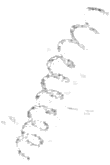
#> input picture 2019_thresholding_of_particles/particles/003-0129-particle_30.png, 110 x 165 px; its folder holds only this picture in this run
$ jupyter execute --allow-errors Thresholding_algorithms.ipynb
#> lines starting #> are read from the running program, lines starting #| are printed output that depends on the picture; after the words box and inside, x2 and y2 are one past the last pixel; in counts of white or black regions, pixels touching at a corner belong together
#> further down, image is the input picture: shape (165, 110); min 108, max 255, mean 250.9
#> `otsu_thresh = threshold_otsu(image)`: otsu_thresh = 229
#> `binary = np.multiply(np.invert(image > otsu_thresh),255.0).astype(int)`:
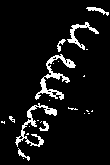
#> binary: shape (165, 110) int64; 7.5% white; 24 white regions (16 under 20 px)
#> `props = measure.regionprops(binary)`: props = 1 regions; box (x1, y1, x2, y2) and area: (1, 7, 109, 161) 1361
#> `otsu_area = props[0]['Area']`: otsu_area = 1361
#> `otsu_carea = props[0]['ConvexArea']`: otsu_carea = 8227
[cell 1]
from skimage.filters import threshold_otsu, threshold_isodata, threshold_li, threshold_mean,threshold_minimum, threshold_triangle, threshold_yen
from skimage.feature import canny
from skimage.filters import prewitt, roberts, scharr, sobel
from skimage.morphology import label, convex_hull_image
from skimage import measure
import pandas as pd
import os
import imageio as io
import numpy as np
import scipy
import math

[cell 2]
df = pd.DataFrame(columns=['vignette_name', 'cast',
                            'otsu_area', 'otsu_length', 'otsu_hull', 'otsu_threshold',
                            'isodata_area', 'isodata_length','isodata_hull','isodata_threshold',
                            'li_area', 'li_length','li_hull','li_threshold',
                            'mean_area','mean_length','mean_hull','mean_threshold',
                            'minimum_area','minimum_length','minimum_hull','minimum_threshold',
                            'triangle_area','triangle_length','triangle_hull','triangle_threshold',
                            'yen_area','yen_length','yen_hull','yen_threshold',
                            'canny_area','canny_length','canny_hull',
                            'sobel_area','sobel_length','sobel_hull',
                            'scharr_area','scharr_length','scharr_hull',
                            'roberts_area','roberts_length','roberts_hull'
                          ])

[cell 3]
imgdir = 'particles'
files = os.listdir(imgdir)
print(files)

[cell 4]
def feret_diameter(x):
    # x: the binary image
    identity_convex_hull = convex_hull_image(x)
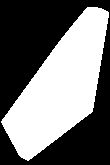
#> identity_convex_hull: shape (165, 110) bool; 45.3% white; 1 white region, box (x1, y1, x2, y2) and area: (1, 7, 109, 161) 8227
    coordinates = np.vstack(measure.find_contours(identity_convex_hull, 0.5,
                                              fully_connected = 'high'))
#> coordinates = 525 pairs, first value 6.5 to 160.5, second value 0.5 to 108.5
#> `otsu_rlength = round(feret_diameter(binary),1)`: otsu_rlength = 170.3
#> `iso_thresh = threshold_isodata(image)`: iso_thresh = 229
#> `iso_area = props[0]['Area']`: iso_area = 1361
#> `iso_carea = props[0]['ConvexArea']`: iso_carea = 8227
#> `iso_rlength = round(feret_diameter(binary),1)`: iso_rlength = 170.3
#> `li_thresh = threshold_li(image)`: li_thresh = 225.7
#> `binary = np.multiply(np.invert(image > li_thresh),255.0).astype(int)`:
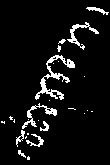
#> binary: shape (165, 110) int64; 6.6% white in thin lines or dots
#> `props = measure.regionprops(binary)`: props = 1 regions; box (x1, y1, x2, y2) and area: (1, 7, 109, 160) 1196
#> `li_area = props[0]['Area']`: li_area = 1196
#> `li_carea = props[0]['ConvexArea']`: li_carea = 8183
    distances = scipy.spatial.distance.pdist(coordinates, 'sqeuclidean')
    return math.sqrt(np.max(distances))

#> (a cell that did not finish here is left out)

#> in feret_diameter (call 3), `identity_convex_hull = convex_hull_image(x)`:
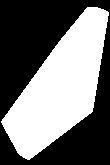
#> identity_convex_hull: shape (165, 110) bool; 45.1% white; 1 white region, box (x1, y1, x2, y2) and area: (1, 7, 109, 160) 8183
#> in feret_diameter (call 3), `coordinates = np.vstack(measure.find_contours(identity_convex_hull, 0...`: coordinates = 523 pairs, first value 6.5 to 159.5, second value 0.5 to 108.5
#> `li_rlength = round(feret_diameter(binary),1)`: li_rlength = 169.3
#> `mean_thresh = threshold_mean(image)`: mean_thresh = 250.9
#> `binary = np.multiply(np.invert(image > mean_thresh),255.0).astype(int)`:
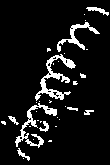
#> binary: shape (165, 110) int64; 8.9% white; 33 white regions (23 under 20 px)
#> `props = measure.regionprops(binary)`: props = 1 regions; box (x1, y1, x2, y2) and area: (1, 7, 109, 161) 1618
#> `mean_area = props[0]['Area']`: mean_area = 1618
#> `mean_carea = props[0]['ConvexArea']`: mean_carea = 8675
    except:
        li_thresh = None
        li_area = None
        li_carea = None
        li_rlength = None


    #### Mean ####
    mean_thresh = threshold_mean(image)
    binary = np.multiply(np.invert(image > mean_thresh),255.0).astype(int)
    props = measure.regionprops(binary)
    mean_area = props[0]['Area'] # area
    mean_carea = props[0]['ConvexArea'] # hull
    mean_rlength = round(feret_diameter(binary),1) # length
#> in feret_diameter (call 4), `identity_convex_hull = convex_hull_image(x)`:
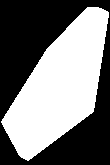
#> identity_convex_hull: shape (165, 110) bool; 47.8% white; 1 white region, box (x1, y1, x2, y2) and area: (1, 7, 109, 161) 8675
#> in feret_diameter (call 4), `coordinates = np.vstack(measure.find_contours(identity_convex_hull, 0...`: coordinates = 525 pairs, first value 6.5 to 160.5, second value 0.5 to 108.5
#> `mean_rlength = round(feret_diameter(binary),1)`: mean_rlength = 170.3
#> `minimum_thresh = threshold_minimum(image)`: minimum_thresh = 112
#> `binary = np.multiply(np.invert(image > minimum_thresh),255.0).astype(i..`:
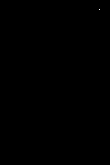
#> binary: shape (165, 110) int64; 0.01% white in thin lines or dots, all inside (x1, y1, x2, y2) = (99, 9, 100, 10)
#> `props = measure.regionprops(binary)`: props = 1 regions; box (x1, y1, x2, y2) and area: (99, 9, 100, 10) 1
#> `minimum_area = props[0]['Area']`: minimum_area = 1

    #### Minimum ####
    try:
        minimum_thresh = threshold_minimum(image)
        binary = np.multiply(np.invert(image > minimum_thresh),255.0).astype(int)
        props = measure.regionprops(binary)
        minimum_area = props[0]['Area'] # area
        minimum_carea = props[0]['ConvexArea'] # hull
        minimum_rlength = round(feret_diameter(binary),1) # length
#> `triangle_thresh = threshold_triangle(image)`: triangle_thresh = 254
#> `props = measure.regionprops(binary)`: props = 1 regions; box (x1, y1, x2, y2) and area: (1, 7, 109, 161) 1618
#> `triangle_area = props[0]['Area']`: triangle_area = 1618
#> `triangle_carea = props[0]['ConvexArea']`: triangle_carea = 8675
    except:
        minimum_thresh = None
        minimum_area = None
        minimum_carea = None
        minimum_rlength = None

    #### Triangle ####
    triangle_thresh = threshold_triangle(image)
    binary = np.multiply(np.invert(image > triangle_thresh),255.0).astype(int)
    props = measure.regionprops(binary)
    triangle_area = props[0]['Area'] # area
    triangle_carea = props[0]['ConvexArea'] # hull
    triangle_rlength = round(feret_diameter(binary),1) # length
#> `triangle_rlength = round(feret_diameter(binary),1)`: triangle_rlength = 170.3
#> `yen_thresh = threshold_yen(image)`: yen_thresh = 243
#> `yen_area = props[0]['Area']`: yen_area = 1618
#> `yen_carea = props[0]['ConvexArea']`: yen_carea = 8675
#> `yen_rlength = round(feret_diameter(binary),1)`: yen_rlength = 170.3
#> `edges           = canny(image/255.0,sigma=1.0)`:
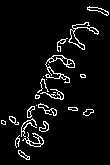
#> edges: shape (165, 110) bool; 5.6% white in thin lines or dots
#> `edges           = sobel(image/255.0)`:
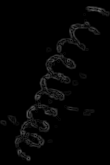
#> edges: shape (165, 110) float64; min 0, max 0.353, mean 0.0172
#> `edges           = roberts(image/255.0)`:
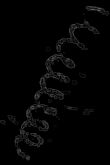
#> edges: shape (165, 110) float64; min 0, max 0.397, mean 0.0153

    #### Yen ####
    yen_thresh = threshold_yen(image)
    binary = np.multiply(np.invert(image > yen_thresh),255.0).astype(int)
    props = measure.regionprops(binary)
    yen_area = props[0]['Area'] # area
    yen_carea = props[0]['ConvexArea'] # hull
    yen_rlength = round(feret_diameter(binary),1) # length

    #### Canny ####
    edges           = canny(image/255.0,sigma=1.0)
    try:
        mask            = np.multiply(ndimage.binary_fill_holes(edges),255.0).astype(int)
        props = measure.regionprops(mask)
        canny_area = props[0]['Area'] # area
        canny_carea = props[0]['ConvexArea'] # hull
        canny_rlength = round(feret_diameter(mask),1) # length
    except:
        canny_area = None
        canny_carea = None
        canny_rlength = None

    #### Sobel ####
    edges           = sobel(image/255.0)
    try:
        mask            = np.multiply(ndimage.binary_fill_holes(edges),255.0).astype(int)
        props = measure.regionprops(mask)
        sobel_area = props[0]['Area'] # area
        sobel_carea = props[0]['ConvexArea'] # hull
        sobel_rlength = round(feret_diameter(mask),1) # length
    except:
        sobel_area = None
        sobel_carea = None
        sobel_rlength = None

    #### Scharr ####
    edges           = scharr(image/255.0)
    try:
        mask            = np.multiply(ndimage.binary_fill_holes(edges),255.0).astype(int)
        props = measure.regionprops(mask)
        scharr_area = props[0]['Area'] # area
        scharr_carea = props[0]['ConvexArea'] # hull
        scharr_rlength = round(feret_diameter(mask),1) # length
    except:
        scharr_area = None
        scharr_carea = None
        scharr_rlength = None

    #### Roberts ####
    edges           = roberts(image/255.0)
    try:
        mask            = np.multiply(ndimage.binary_fill_holes(edges),255.0).astype(int)
        props = measure.regionprops(mask)
        roberts_area = props[0]['Area'] # area
        roberts_carea = props[0]['ConvexArea'] # hull
        roberts_rlength = round(feret_diameter(mask),1) # length
    except:
        roberts_area = None
        roberts_carea = None
        roberts_rlength = None

    df.loc[len(df)] = [vignette, cast,
                        otsu_area, otsu_rlength, otsu_carea, otsu_thresh,
                        iso_area, iso_rlength, iso_carea, iso_thresh,
                        li_area, li_rlength, li_carea, li_thresh,
                        mean_area, mean_rlength, mean_carea, mean_thresh,
                        minimum_area, minimum_rlength, minimum_carea, minimum_thresh,
                        triangle_area, triangle_rlength, triangle_carea, triangle_thresh,
                        yen_area, yen_rlength, yen_carea, yen_thresh,
                        canny_area, canny_rlength, canny_carea,
                        sobel_area, sobel_rlength, sobel_carea,
                        scharr_area, scharr_rlength, scharr_carea,
                        roberts_area, roberts_rlength, roberts_carea
                        ]

$ run again, on 2019_thresholding_of_particles/particles/003-0130-particle_28.png
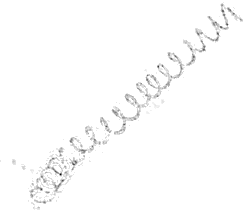
#> input picture 2019_thresholding_of_particles/particles/003-0130-particle_28.png, 245 x 213 px
#> image is the input picture: shape (213, 245); min 0, max 255, mean 252.1
#> otsu_thresh = 224
#> `binary = np.multiply(np.invert(image > otsu_thresh),255.0).astype(int)`:
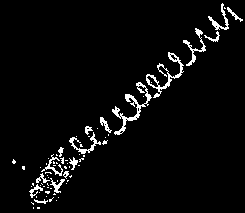
#> binary: shape (213, 245) int64; 4.1% white in thin lines or dots
#> `props = measure.regionprops(binary)`: props = 1 regions; box (x1, y1, x2, y2) and area: (12, 3, 243, 209) 2121
#> otsu_area = 2121
#> otsu_carea = 12006
#> identity_convex_hull: shape (213, 245) bool; 23% white; 1 white region, box (x1, y1, x2, y2) and area: (12, 3, 243, 209) 12006
#> coordinates = 875 pairs, first value 2.5 to 208.5, second value 11.5 to 242.5
#> otsu_rlength = 282.5
#> iso_thresh = 223
#> `props = measure.regionprops(binary)`: props = 1 regions; box (x1, y1, x2, y2) and area: (12, 3, 243, 209) 2027
#> iso_area = 2027
#> iso_carea = 11877
#> identity_convex_hull: shape (213, 245) bool; 22.8% white; 1 white region, box (x1, y1, x2, y2) and area: (12, 3, 243, 209) 11877
#> iso_rlength = 281.9
#> li_thresh = 221.6
#> `props = measure.regionprops(binary)`: props = 1 regions; box (x1, y1, x2, y2) and area: (12, 3, 243, 209) 1935
#> li_area = 1935
#> li_carea = 11770
#> identity_convex_hull: shape (213, 245) bool; 22.6% white; 1 white region, box (x1, y1, x2, y2) and area: (12, 3, 243, 209) 11770
#> li_rlength = 281.9
#> mean_thresh = 252.1
#> `props = measure.regionprops(binary)`: props = 1 regions; box (x1, y1, x2, y2) and area: (0, 2, 243, 210) 3053
#> mean_area = 3053
#> mean_carea = 14002
#> identity_convex_hull: shape (213, 245) bool; 26.8% white; 1 white region, box (x1, y1, x2, y2) and area: (0, 2, 243, 210) 14002
#> mean_rlength = 284.3
#> minimum_thresh = 29
#> `props = measure.regionprops(binary)`: props = 1 regions; box (x1, y1, x2, y2) and area: (60, 174, 61, 175) 1
#> minimum_area = 1
#> identity_convex_hull: shape (213, 245) bool; 0% white in thin lines or dots, all inside (x1, y1, x2, y2) = (60, 174, 61, 175)
#> triangle_thresh = 254
#> `props = measure.regionprops(binary)`: props = 1 regions; box (x1, y1, x2, y2) and area: (0, 2, 243, 210) 3053
#> triangle_area = 3053
#> triangle_carea = 14002
#> triangle_rlength = 284.3
#> yen_thresh = 245
#> yen_area = 3053
#> yen_carea = 14002
#> yen_rlength = 284.3
#> `edges           = roberts(image/255.0)`:
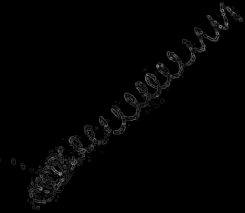
#> edges: shape (213, 245) float64; min 0, max 0.618, mean 0.0117
